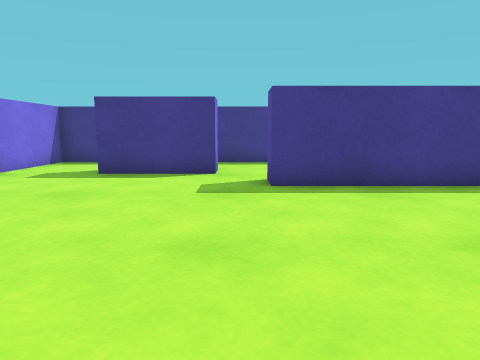
View 1 (above)

21 first-person views from a walk through a 3-D level made in the Unity game engine. The camera is 0.55 m above the floor, tilts 8° down and sees 70° across. The floor is counted in squares, 0.5 m on a side. Each view is taken from the middle of a square. On the plan, view 1 faces up. The plan holds only what a view shows up to about 13 squares ahead; the rest is blank.

View 2
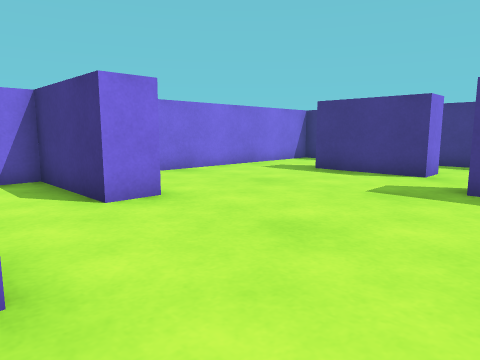

View 3
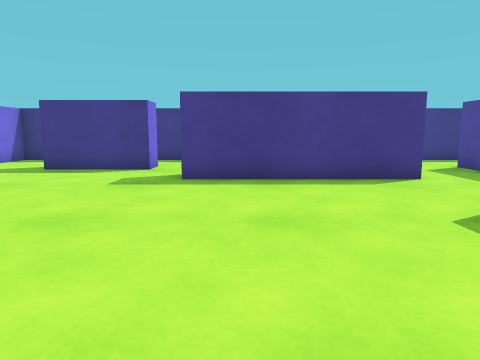

View 4
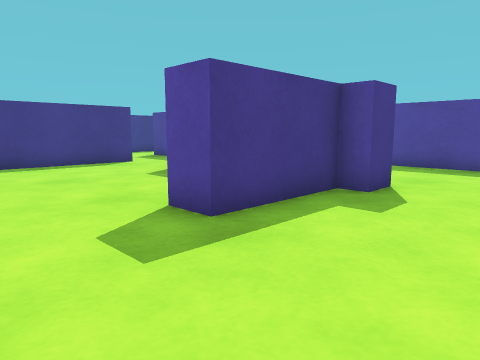

View 5
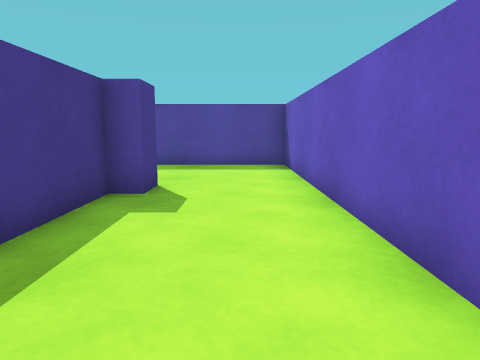

View 6
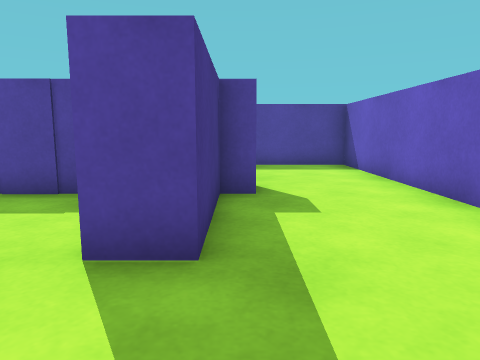

View 7
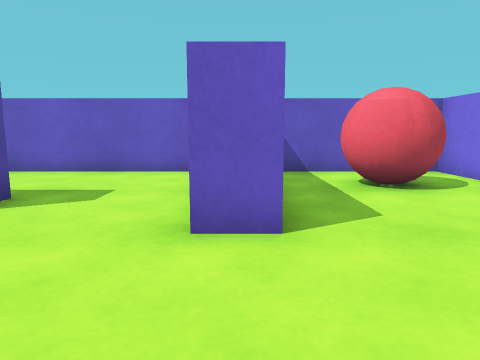

View 8
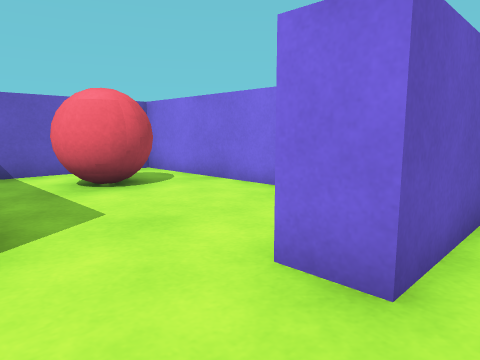

View 9
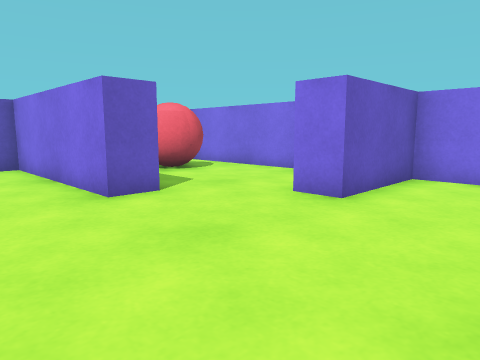

View 10
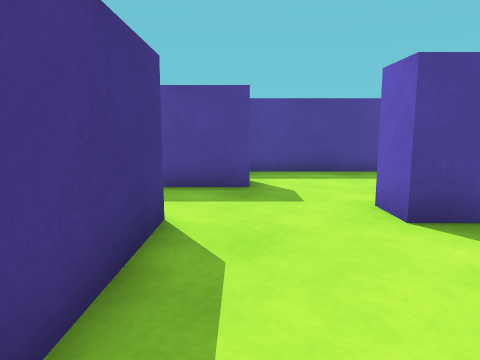

View 11
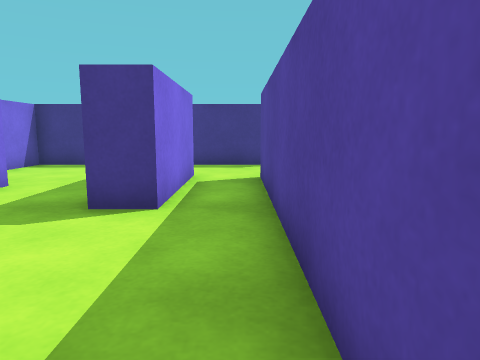

View 12
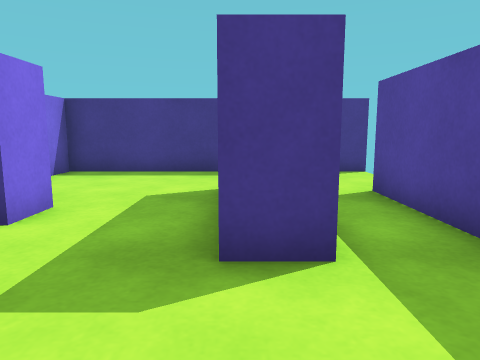

View 13
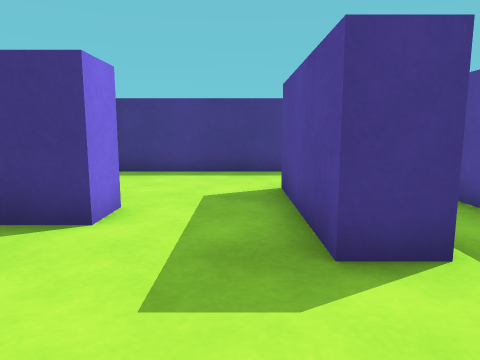

View 14
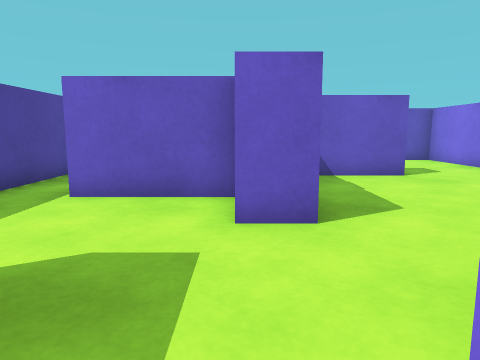

View 15
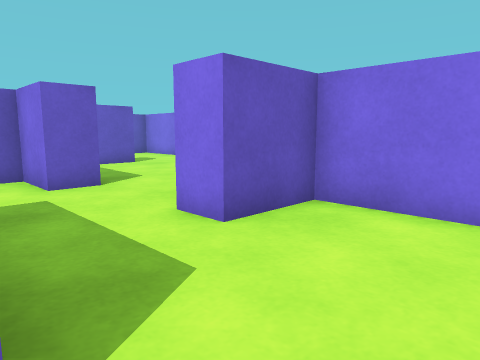

View 16
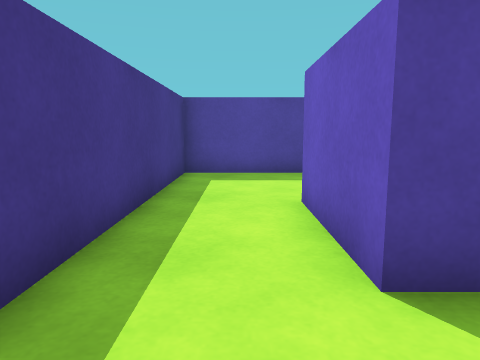

View 17
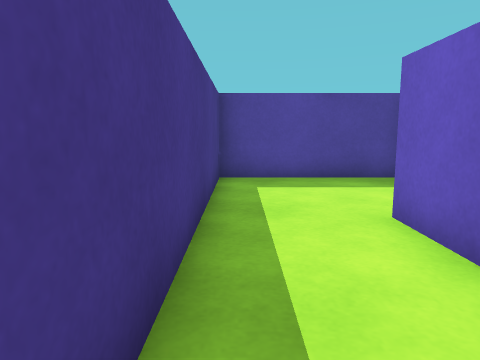

View 18
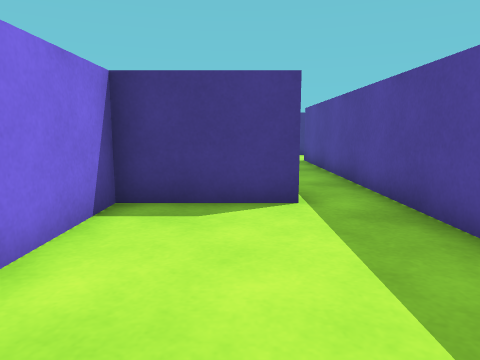

View 19
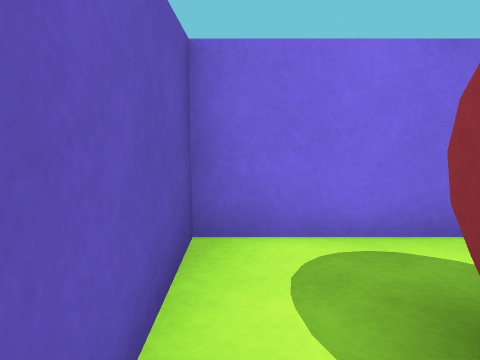

View 20
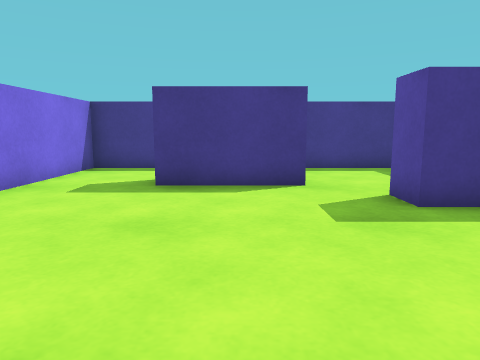

View 21
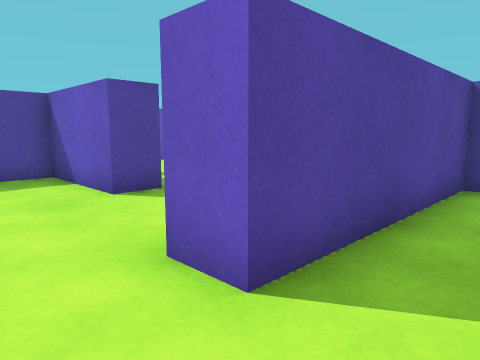

### Floor plan
Points are (right, up) in squares from view 1. A wall is a line through its corners. A room is listed if a view was taken in it or the views show most of it. See-through windows are left out.
Room 1 (views 1, 2, 3, 4, 5, 6, 7, 8, 9, 10, 11, 16, 17, 18, 20, 21)
walls: (-0.5, 0.4) (-0.5, -5.5) (11.5, -5.5) (11.5, 2.4); (3.2, 8.1) (3.2, 12.5) (-6.5, 12.5) (-6.5, 3.2) (-3.2, 3.2) (-3.2, 2.2); (6.2, 7) (0.6, 7) (0.6, 8); (6, -1.6) (2.8, -1.6) (2.8, -0.6) (6, -0.6) (6, 4); (7.1, -2.3) (6, -2.3); (10, 1.2) (7.1, 1.2) (7.1, -1.4)
ways out: opening at (6, 5.5) to room 2; opening at (11, 1.5) to room 2; opening at (-2, 1) to room 4
objects: block (-4, 9) to (-1, 10)
Room 2 (views 12, 13)
walls: (6, 4) (7.1, 4) (7.1, 2.2) (10, 2.2); (11.5, 2.4) (11.5, 9.4); (9.8, 9.8) (9.8, 5.8) (8.8, 5.8)
ways out: opening at (6, 5.5) to room 1; opening at (11, 1.5) to room 1; opening at (7.5, 7.5) to room 3; opening at (11, 10) to room 3
Room 3 (views 14, 15)
walls: (8.8, 5.8) (8.8, 9.8); (12.6, 12.5) (4.2, 12.5) (4.2, 8) (6.2, 8) (6.2, 7)
ways out: opening at (7.5, 7.5) to room 2; opening at (11, 10) to room 2
Room 4 (view 19)
walls: (-6.5, -0.1) (-6.5, -5.5) (-1.5, -5.5) (-1.5, 0.4) (-0.5, 0.4); (-3.2, 2.2) (-6.5, 2.2) (-6.5, 1.4)
ways out: opening at (-2, 1) to room 1
objects: red ball (-5, -4) to (-3, -2)

Positions as (right, up) in squares from view 1, and headings:
1: (0, 0), facing up
2: (2, 0), facing up-left
3: (2, -1), facing up
4: (0, -5), facing up-right
5: (0, -4), facing right
6: (0, -2), facing right
7: (-1, 4), facing down
8: (-1, 4), facing down-left
9: (2, 6), facing down-left
10: (2, 6), facing right
11: (11, 1), facing up
12: (9, 3), facing up
13: (8, 3), facing up
14: (7, 8), facing down
15: (9, 11), facing down-left
16: (-6, 11), facing right
17: (-5, 12), facing right
18: (9, -4), facing up
19: (-3, -5), facing left
20: (-2, 2), facing up
21: (-3, 2), facing down-right
